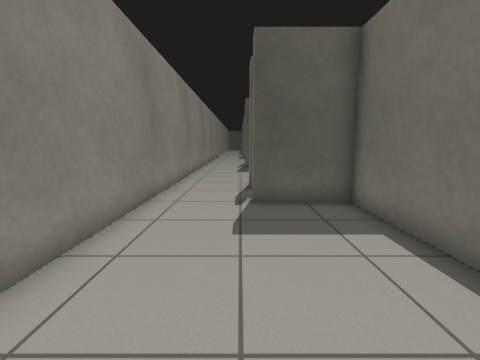
[1] (above)

24 first-person views from a walk through a world built for the Gazebo simulator. The camera is 0.9 m above the floor, tilts 8° down and sees 85° across. The floor is counted in squares, 0.5 m on a side. Each view is taken from the middle of a square. On the plan, view 1 faces up. The plan holds only what a view shows up to about 15 squares ahead; the rest is blank. The place goes on beyond the plan. The robots in the file are not drawn. Some stock models are drawn as simple stand-ins. Surface patterns are stand-ins for the level's own textures.

[2]
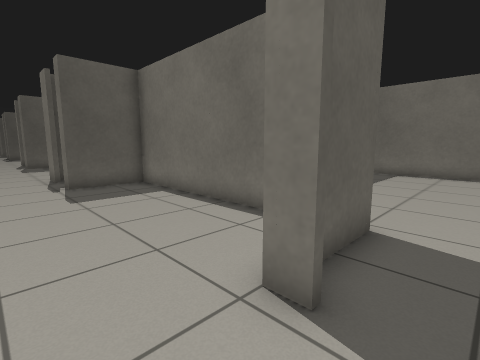

[3]
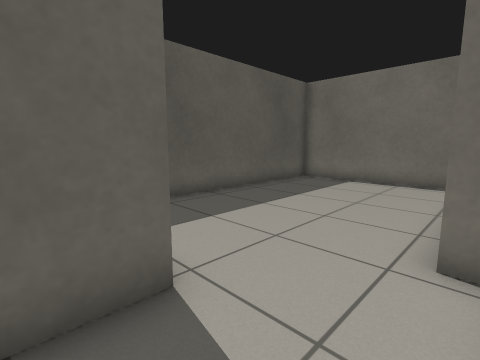

[4]
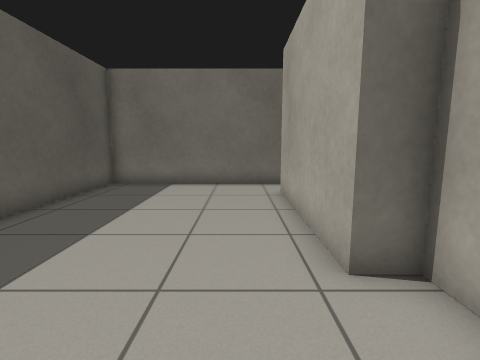

[5]
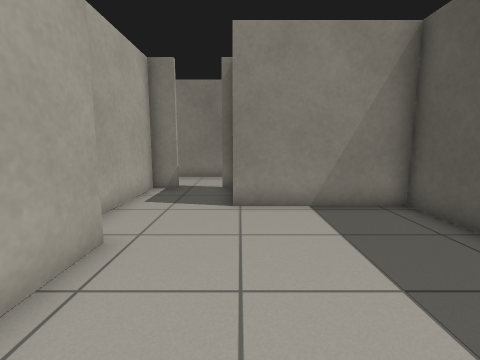

[6]
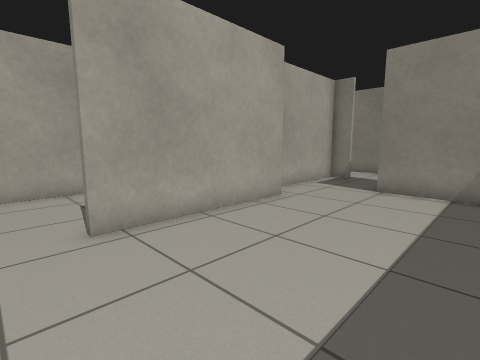

[7]
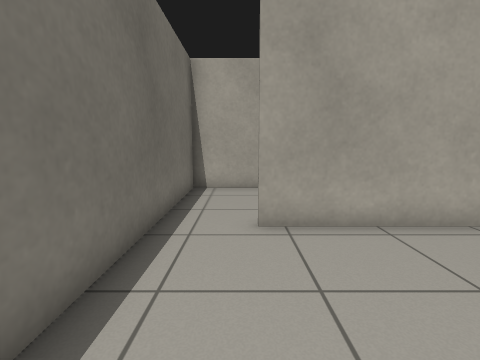

[8]
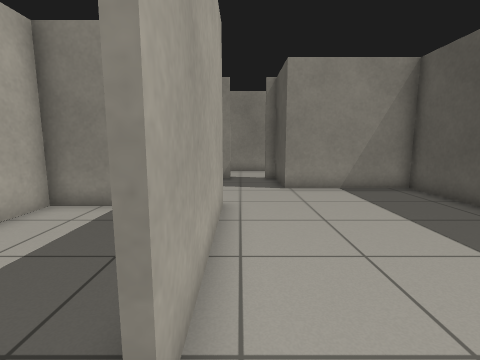

[9]
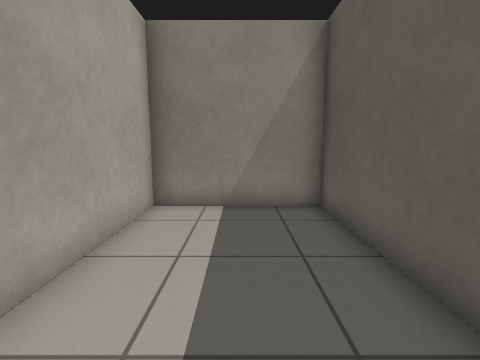

[10]
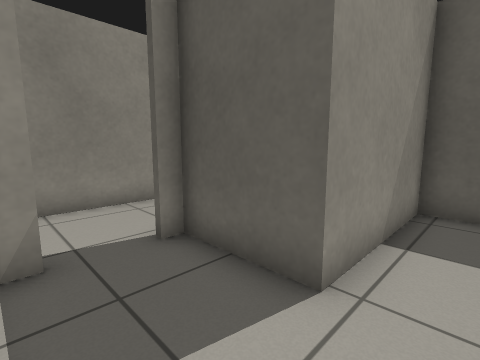

[11]
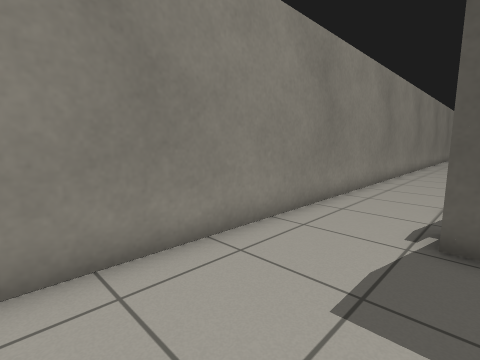

[12]
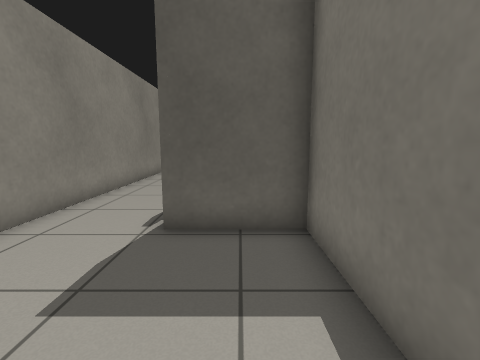

[13]
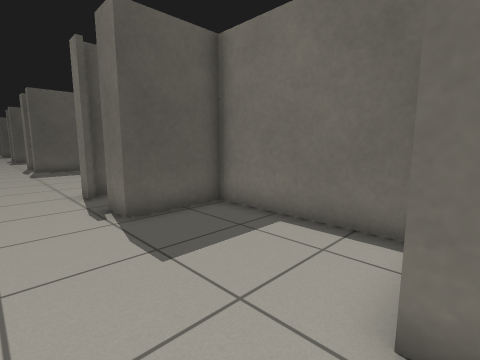

[14]
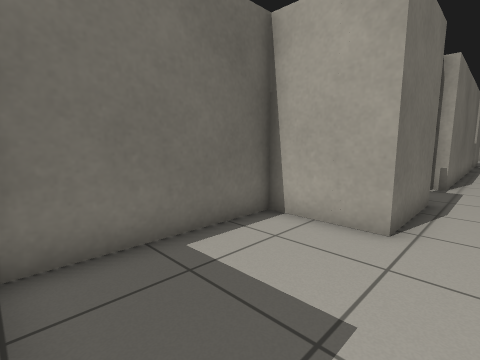

[15]
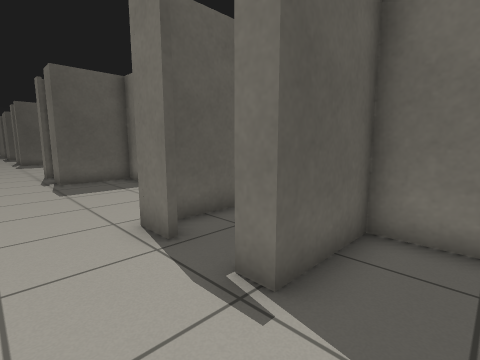

[16]
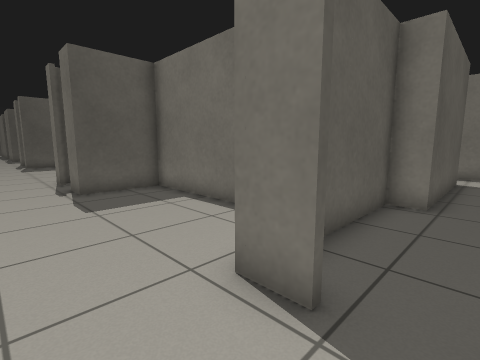

[17]
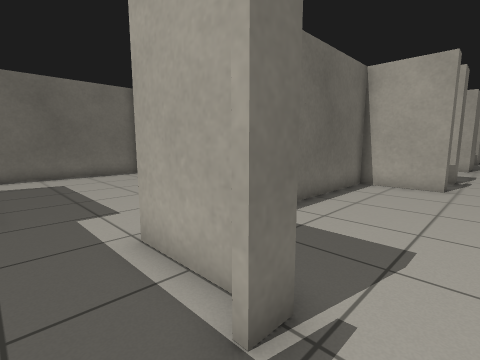

[18]
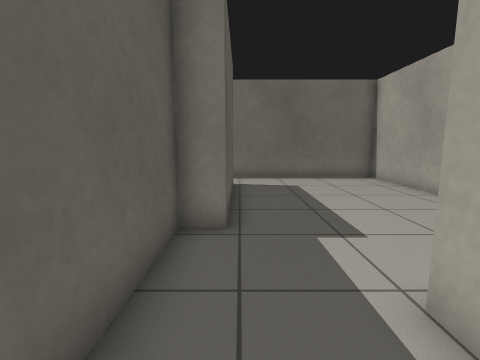

[19]
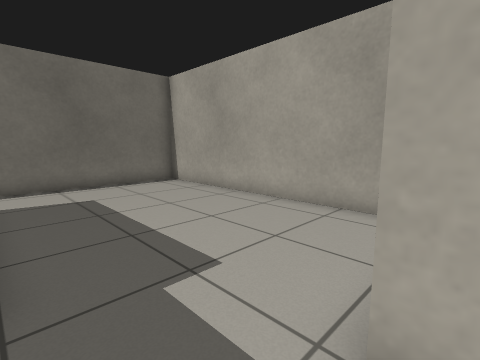

[20]
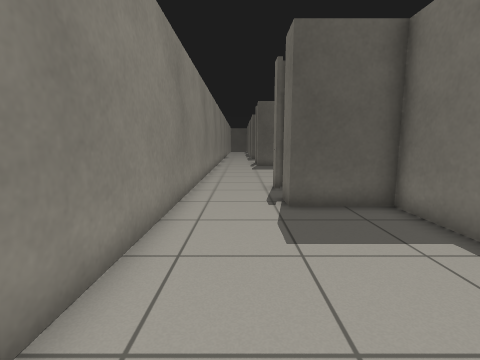

[21]
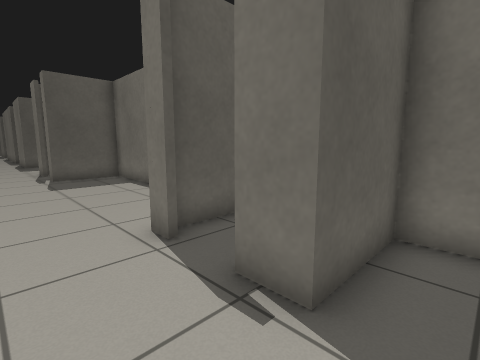

[22]
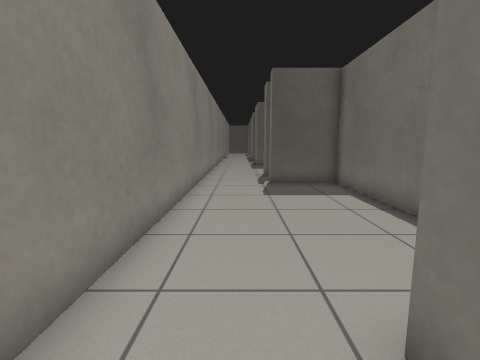

[23]
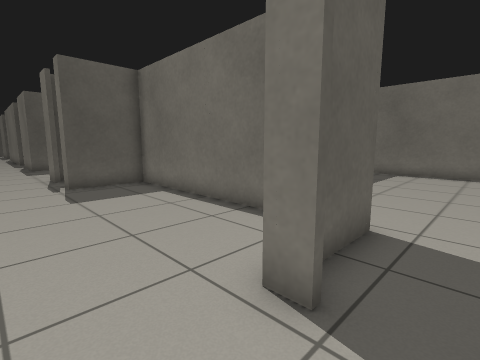

[24]
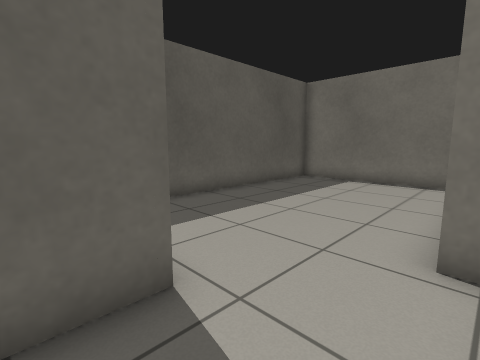

### Floor plan
Ten units are one square. View 1 is at (0, 0); x grows to the right and y downward. Boxes are objects, and circles mark ways between rooms. Rooms are numbered by the first view taken in them; rooms with no view inside come last. Other rooms are left out.
<svg viewBox="-34 -340 189 470">
<path fill="none" stroke="#000" d="M4 28 4 20 34 20 34 -78 4 -78 4 -85M-29 -85 -29 25M149 55 149 -30M6 44 6 55 64 55 64 45 126 45M150 -28 36 -28 36 22 6 22 6 28M-29 25 -29 45M118 47 66 47 66 95 149 95 149 55M4 125 4 115 34 115 34 57 4 57 4 45M-29 45 -29 110M50 -30 150 -30M126 -103 64 -103 64 -113 8 -113M11 -80 36 -80M149 -30 149 -105M-29 -105 -29 -85M34 -146 34 -193 4 -193 4 -205M4 -102 4 -115M-29 -205 -29 -105M64 -200 64 -205M36 -228 6 -228M149 -214 149 -278 64 -278M-29 -225 -29 -205M34 -254 34 -328 4 -328 4 -335M4 -222 4 -230M-29 -335 -29 -225"/>
<circle cx="-15" cy="20" r="3" fill="#2a7"/>
<circle cx="-10" cy="-80" r="3" fill="#2a7"/>
<circle cx="135" cy="50" r="3" fill="#2a7"/>
<circle cx="-10" cy="55" r="3" fill="#2a7"/>
<circle cx="-15" cy="-110" r="3" fill="#2a7"/>
<circle cx="-10" cy="-195" r="3" fill="#2a7"/>
<circle cx="-15" cy="-230" r="3" fill="#2a7"/>
<text x="0" y="-30">1</text>
<text x="80" y="20">2</text>
<text x="110" y="70">3</text>
<text x="0" y="90">4</text>
<text x="80" y="-70">5</text>
<text x="0" y="-150">6</text>
<text x="80" y="-230">7</text>
<text x="0" y="-280">8</text>
</svg>
Room 1 opens to room 2. Room 1 opens to room 5. Room 2 opens to room 3. Room 2 opens to room 4. Room 5 opens to room 6. Room 6 opens to room 7. Room 7 opens to room 8.

Where each view was taken, in squares from view 1:
view 1: 0 up, 0 right, facing up
view 2: 4 down, 2 left, facing up-right
view 3: 5 down, 2 right, facing up-right
view 4: 3 down, 3 right, facing right
view 5: 2 down, 11 right, facing left
view 6: 1 up, 14 right, facing down-left
view 7: 1 up, 13 right, facing down
view 8: 4 down, 14 right, facing left
view 9: 7 down, 14 right, facing left
view 10: 5 down, 5 right, facing up-left
view 11: 11 down, 1 right, facing up-left
view 12: 11 down, 2 right, facing up
view 13: 12 down, 2 left, facing up-right
view 14: 6 down, 1 left, facing down-right
view 15: 6 up, 2 left, facing up-right
view 16: 9 up, 2 left, facing up-right
view 17: 10 up, 1 left, facing down-right
view 18: 10 up, 1 right, facing right
view 19: 10 up, 3 right, facing down-right
view 20: 12 up, 1 left, facing up
view 21: 18 up, 2 left, facing up-right
view 22: 21 up, 1 left, facing up
view 23: 21 up, 2 left, facing up-right
view 24: 20 up, 2 right, facing up-right
